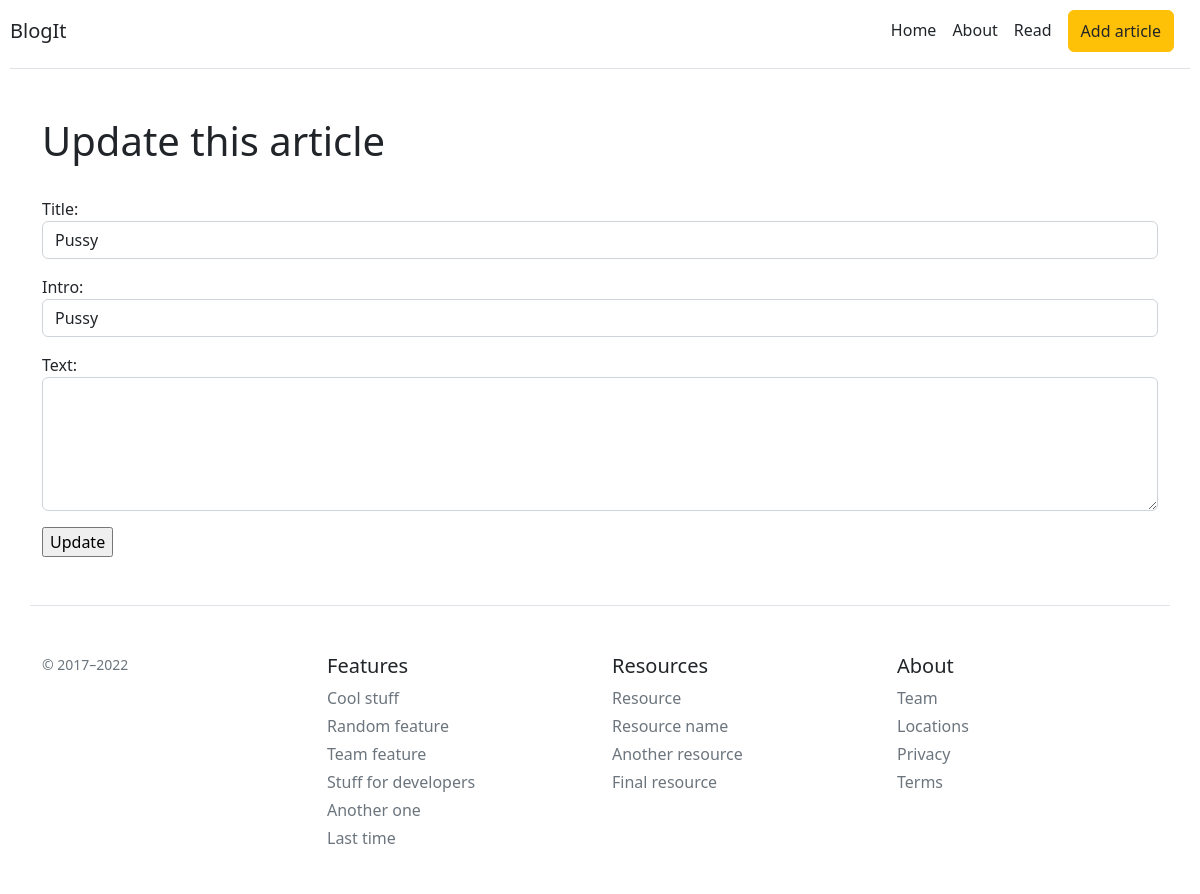
/articles/2/update, run on an earlier commit of the app's database.
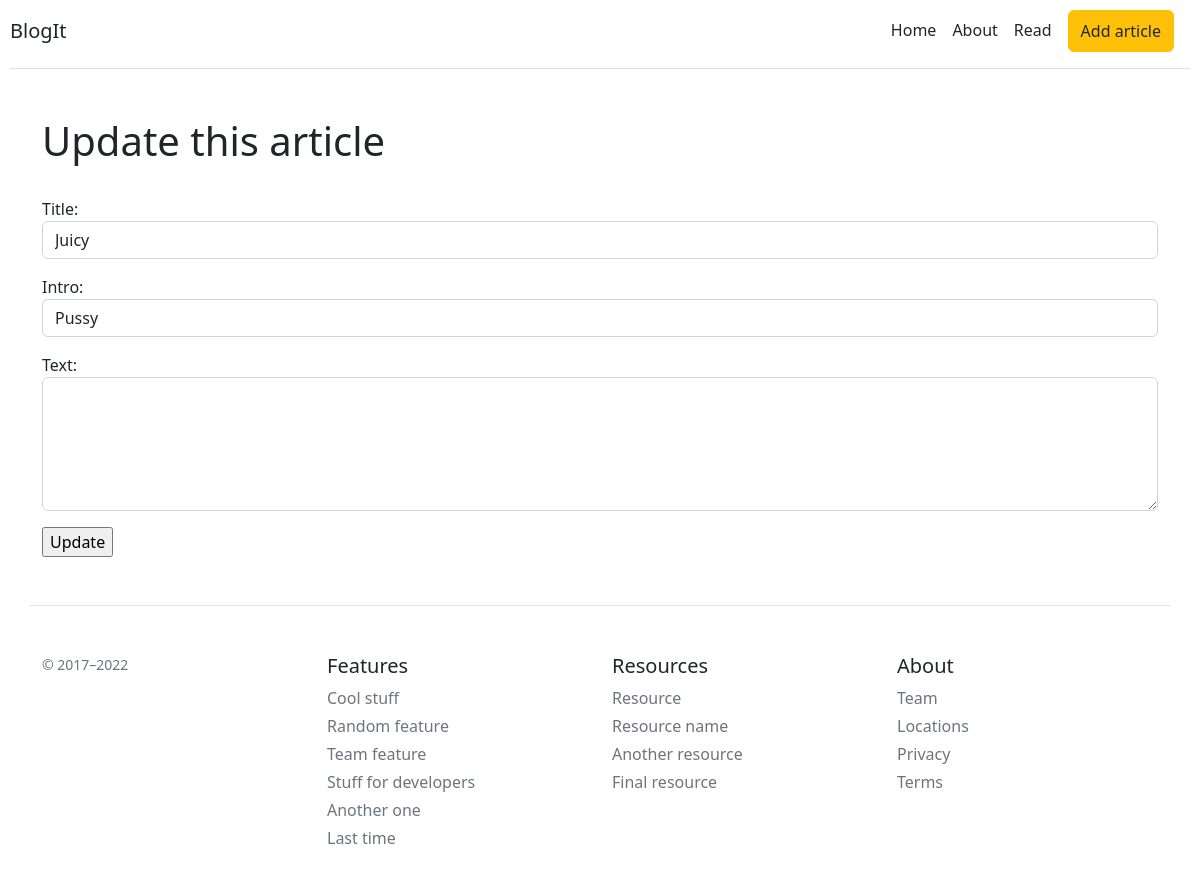
And on a later commit of the database.
### app.py (models this page shows, shortened)
class Article(db.Model):
    id = db.Column(db.Integer, primary_key=True)
    title = db.Column(db.String(100), nullable=False, unique=True)
    intro = db.Column(db.String(300), nullable=False)
    text = db.Column(db.Text, nullable=False)
    date = db.Column(db.DateTime, default=datetime.utcnow)

### app.py (the view, shortened to what this page needs)
@app.route('/articles/<int:id>/update', methods=["POST", "GET"])
def update_article(id):
    article = Article.query.get(id)
    form = UpdateArticle()
    return render_template('update_article.html', article=article, title='Update this article', form=form)

### forms.py
class UpdateArticle(FlaskForm):
    title = StringField('Title: ', validators=[DataRequired()], render_kw={'class': 'form-control'})
    intro = StringField('Intro: ', validators=[DataRequired()], render_kw={'class': 'form-control'})
    text = TextAreaField('Text: ', validators=[DataRequired()], render_kw={'class': 'form-control', 'rows': 5})
    submit = SubmitField('Update')

### templates/update_article.html (shortened to what this page needs)
{% extends 'base.html' %}
{% block body %}
<div class="container mt-5">
    <h1>{{ title }}</h1>
    <br>
    <form method="post" action="">
        <p>{{ form.title.label() }} {{ form.title(value=article.title) }}</p>
        <p>{{ form.intro.label() }} {{ form.intro(value=article.intro) }}</p>
        <p>{{ form.text.label() }} {{ form.text() }}</p>
        <p>{{ form.submit() }}</p>
    </form>
</div>
{% endblock %}

What changed in the data, as far as the page shows it:
changed Article "Pussy": title "Pussy" → "Juicy"
